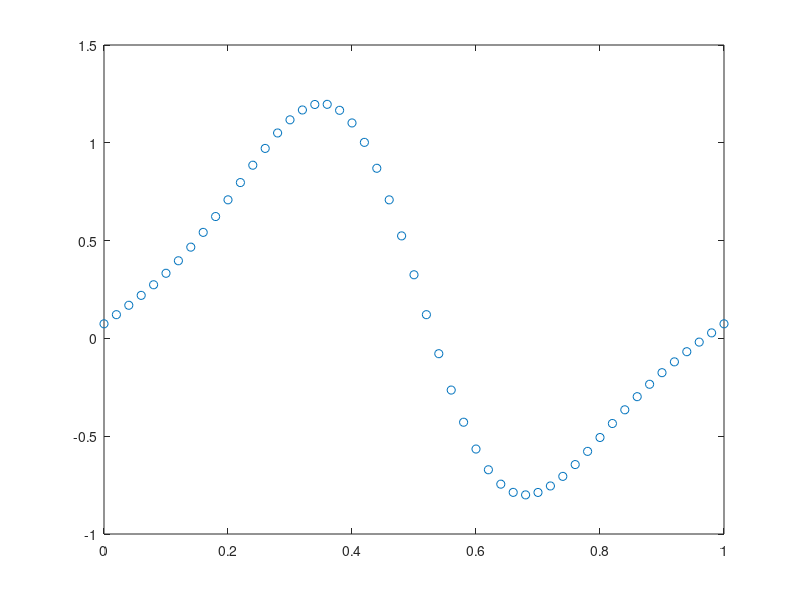

This figure's MATLAB source:
function burgers_exact2

%SIDENOTE
%If the characteristics of the exact solution do not intersect, then the
%classical solution of burgers equation is given by:

% Domain
x = 0:0.02:1;
% IC (at t=0)
u0 = 0.2 + sin(2*pi*x);
% u function
u = @(x,t) 0.2 + sin(2*pi*x);

for t = 0:0.01:0.1
    u_next = u(x - t*u(x,t),t);
    plot(x,u_next,'o');
    pause(0.1)
    drawnow
end

% This solution is valid for any u(x,t) function.
% However if the characteristics colide, then the classical solution is not
% valid anymore. It can only be solved computationally.